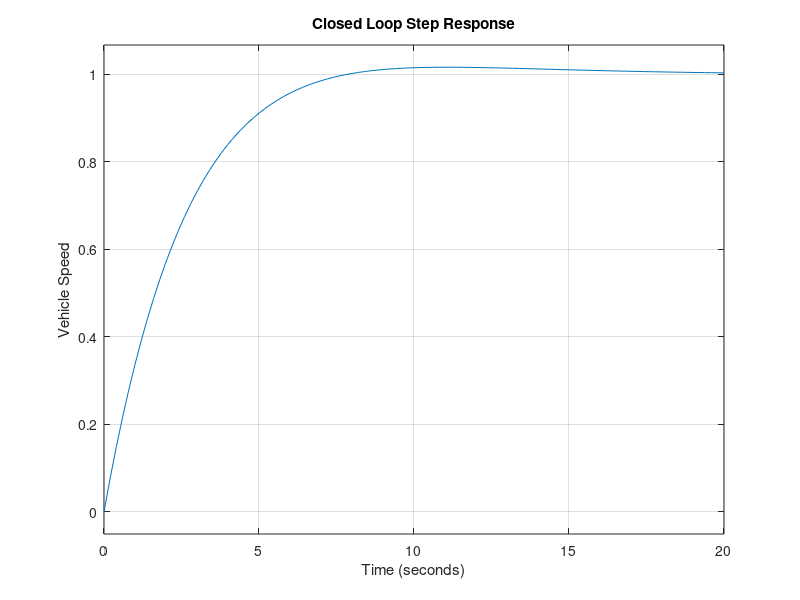

Write the MATLAB code that produced this figure. (Note: this script raises an error after producing the figure.)
clc;
clear;
close all;

% Transfer Function Variable
s = tf('s');

% Vehicle Transfer Function
G = 1/(5*s + 1);

disp('Vehicle Transfer Function:')
G

% PI Controller Parameters
Kp = 2;
Ki = 0.5;

% PI Controller
C = Kp + Ki/s;

disp('PI Controller:')
C

% Closed Loop System
T = feedback(C*G,1);

disp('Closed Loop Transfer Function:')
T

% Step Response
figure;
step(T);

grid on;

title('Closed Loop Step Response');
xlabel('Time (seconds)');
ylabel('Vehicle Speed');

% Performance Metrics
info = stepinfo(T);

disp('Performance Metrics:')
disp(info);
